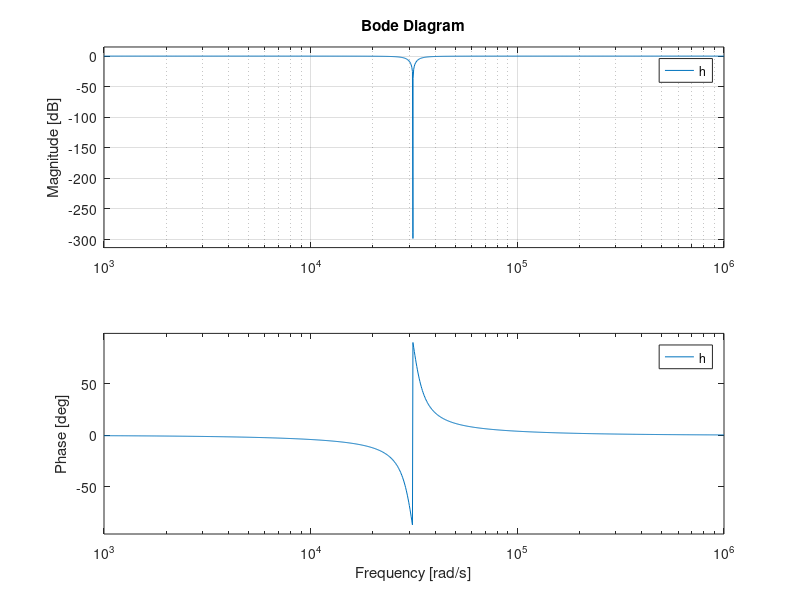

Here is the MATLAB script that generated this plot:
% Numerator             % Line 1
num = [2];              % Line 2
% Denominator           % Line 3
den = [1 1];            % Line 4
% Transfer Function     % Line 5
G = tf(num, den)        % Line 6
% Plot Frequency Response
bode(G), grid

pause


r=320; %Resistance
c=100*10^-9; %Capactiance
p=(1/(r.*c)); %Beta
a=0.95; %Signma, adjusts the wiper of a potentiometer
f=(5000); %Target Frequency
% s= (1i*f);
s = tf('s');
h=((s^2 + p^2) / (s^2+4*p*s*(1-a)+p^2)); %Transfer function
% num = [1  0  p^2];
% den = [1  4*p*(1-a)  p^2];
% h=tf(num,den)
bode(h), grid